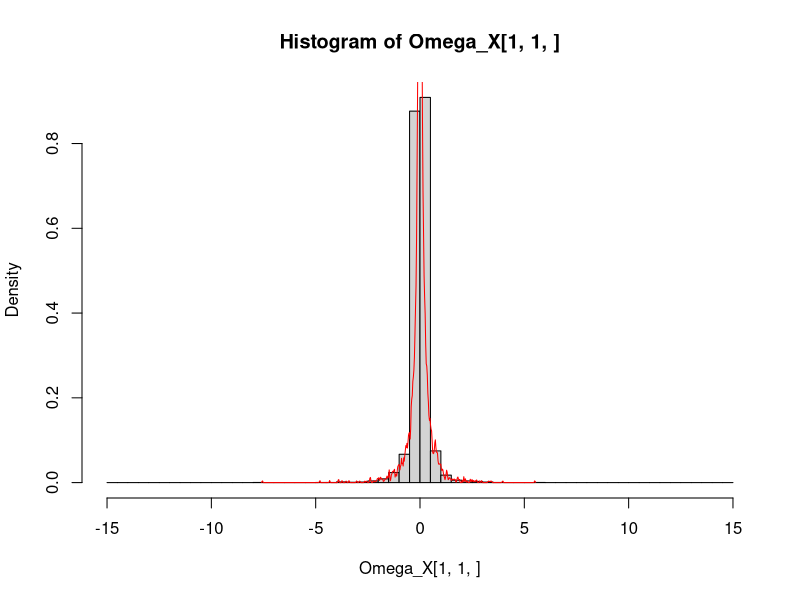
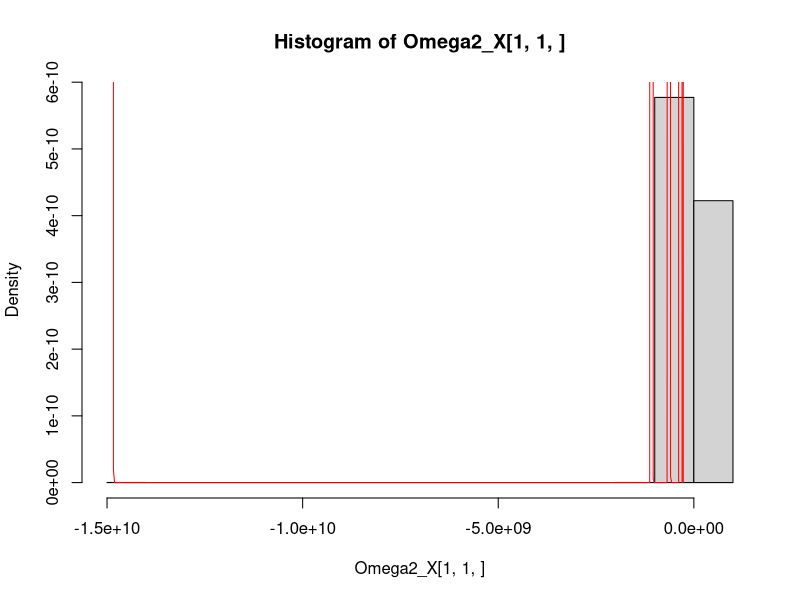
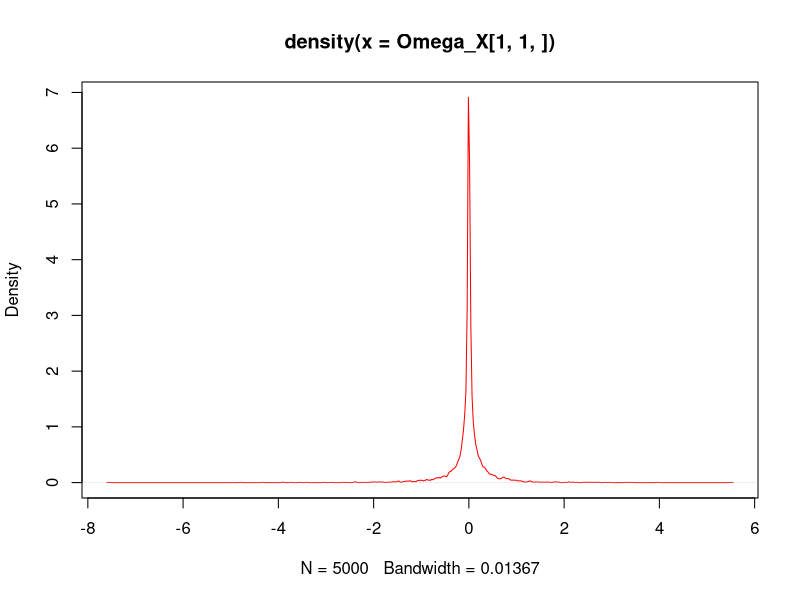
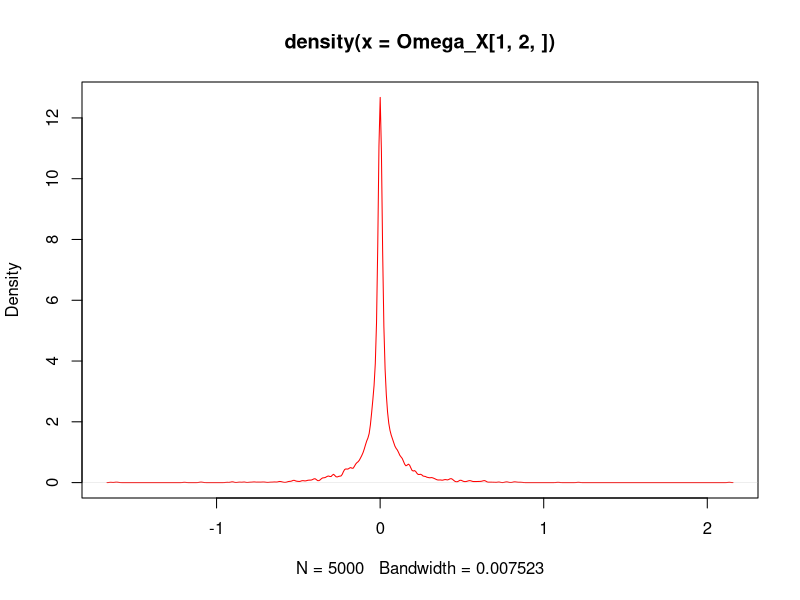
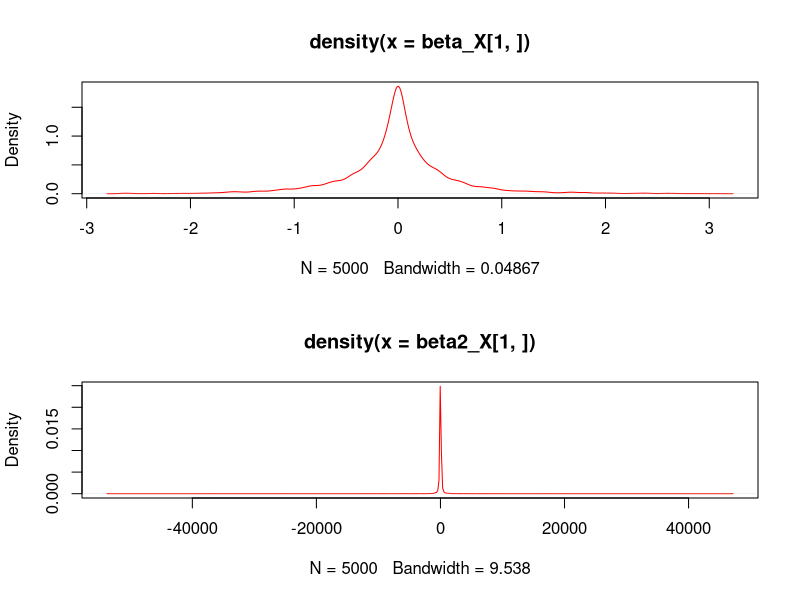
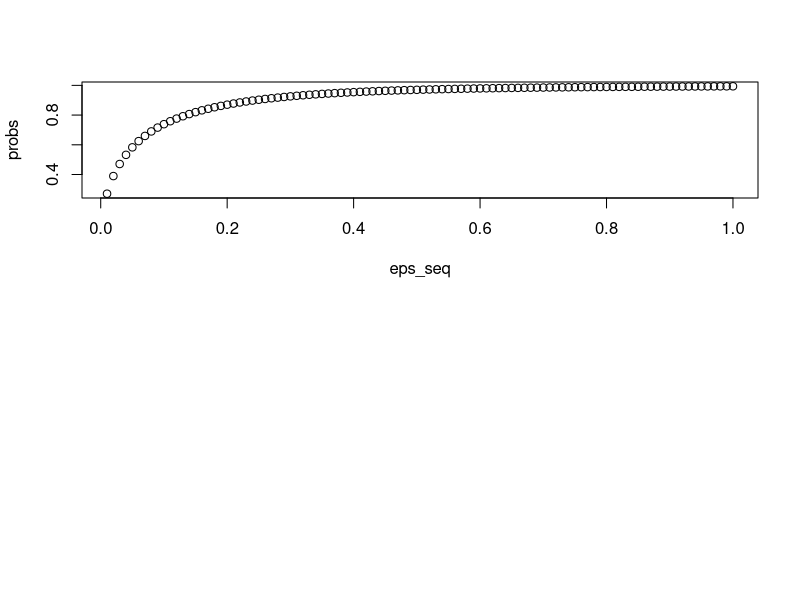
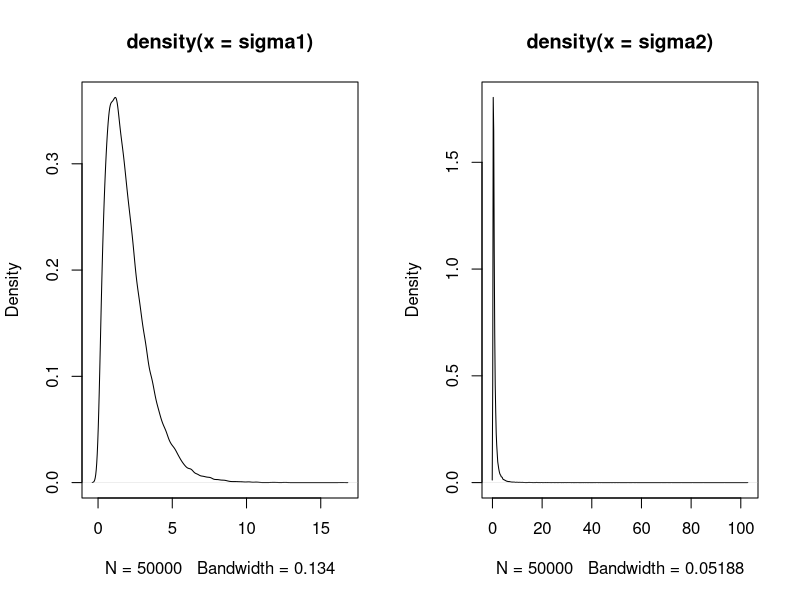

Write the R code that produced these figures, in order.
### Generate data from the prior
nu = 3
a1 = 3; a2 = 4
as = 1; bs = 0.3

S = 5000
k = 100
p = 10

beta_X = matrix(0,p,S)
Omega_X = array(0,c(p,p,S))

beta2_X = matrix(0,p,S)
Omega2_X = array(0,c(p,p,S))


for (i in 1:S){
   
   delta = c(rgamma(1,a1,1),rgamma(k-1,a2,1))
   tau = cumprod(delta)
   phi = rgamma(p*k,nu/2,nu/2)
   phi = matrix(phi,p,k)
   ps = rgamma(p,as,bs)
   
   Lambda = matrix(0,p,k)
   Lambda2 = matrix(0,p,k)
   for(j in 1:p){
      for(h in 1:k){
         Lambda[j,h] = rnorm(1,0,1/sqrt(tau[h]*phi[j,h]))    
         Lambda2[j,h] = rnorm(1,0,1/sqrt(phi[j,h]))  
      }
   }
   
   omega = rnorm(k,0,1)
   Omega = matrix(0,k,k)
   Omega[lower.tri(Omega)] = rnorm(k*(k-1)/2,0,1)
   diag(Omega) = rnorm(k,0,1)
   Omega = (Omega + t(Omega))/2

   A = solve(t(Lambda)%*%diag(ps)%*%Lambda + diag(k))%*%t(Lambda)%*%diag(ps)
   A2 = solve(t(Lambda2)%*%diag(ps)%*%Lambda + diag(k))%*%t(Lambda2)%*%diag(ps)
   
   beta_X[,i] = t(A)%*%omega
   Omega_X[,,i] = t(A)%*%Omega%*%A  
   
   beta2_X[,i] = t(A2)%*%omega
   Omega2_X[,,i] = t(A2)%*%Omega%*%A2  
   
   if (i%%1000==0){
      print(i)
   }
}


hist(Omega_X[1,1,],freq = F,breaks = seq(-15,15,by =0.5))
lines(density(Omega_X[1,1,]),col = "red")
hist(Omega2_X[1,1,],freq = F)
lines(density(Omega2_X[1,1,]),col = "red")

plot(density(Omega_X[1,1,]),col = "red")
plot(density(Omega_X[1,2,]),col = "red")

par(mfrow = c(2,1))
plot(density(beta_X[1,]),col = "red")
plot(density(beta2_X[1,]),col = "red")

# the coefficients of quadratic effects has heavier tails than the one of interactions
# both have a spike in zero

# super heavy tails if we do not consider the shrinkage parameters tau
# probabibly the distribution for beta_X and Omega_X is improper
# might be a good prior distribution

eps_seq = seq(1,0.01,by = -0.01)
probs = numeric(length(eps_seq))

for (i in 1:length(eps_seq)){
   epsilon = eps_seq[i]
   probs[i] = mean(Omega_X > -epsilon & Omega_X < epsilon)
   print(i/length(eps_seq))
}
   
plot(eps_seq,probs)

sigma1 = rgamma(50000,2,1)
sigma2 = 1/sigma1
par(mfrow = c(1,2))
plot(density(sigma1))
plot(density(sigma2))

